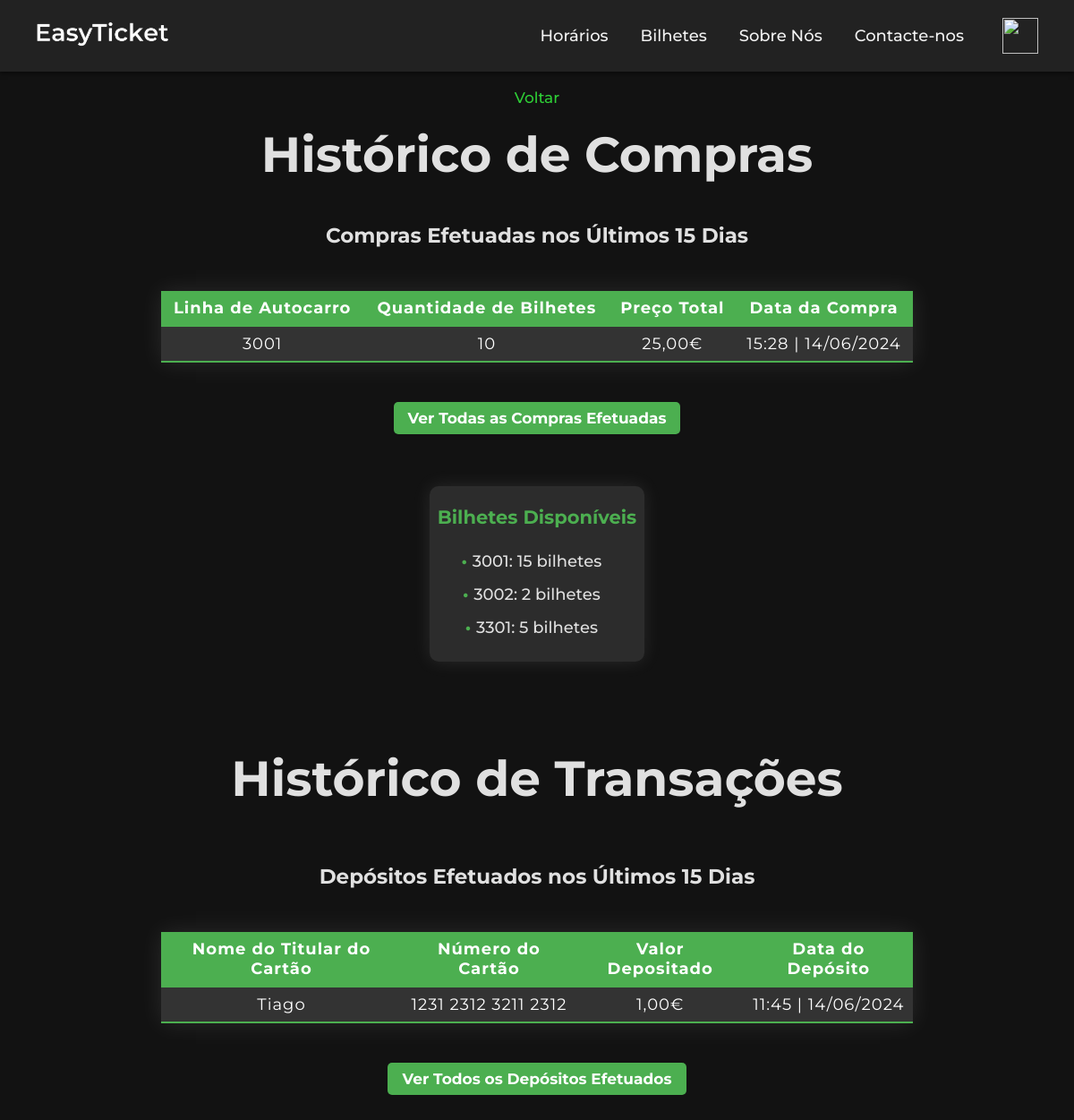
The page /historico_compras.php (signed in) on the database its author committed.
### tables this page shows
CREATE TABLE `compra_bilhete` (
  `id_compra` int(11) NOT NULL,
  `id_bilhete` int(11) NOT NULL,
  `id_utilizador` int(11) NOT NULL,
  `data_compra` datetime NOT NULL,
  `metodo_pagamento` set('MBWAY','Paypal','Payshop','Cartão de Crédito') NOT NULL,
  `status_pagamento` set('Comprado','Cancelado') NOT NULL DEFAULT 'Comprado',
  `preco_compra` double NOT NULL,
  `quantidade_bilhetes` int(11) NOT NULL
);

CREATE TABLE `bilhetes` (
  `id_bilhete` int(11) NOT NULL,
  `linha_autocarro` int(4) NOT NULL,
  `preco_bilhete` double NOT NULL
);

CREATE TABLE `totalbilhetesporlinha` (
  `id_utilizador` int(11) NOT NULL,
  `id_bilhete` int(11) NOT NULL,
  `total_bilhetes` int(11) NOT NULL DEFAULT 0
);

CREATE TABLE `depositos_utilizador` (
  `id_deposito` int(11) NOT NULL,
  `id_utilizador` int(11) NOT NULL,
  `nome_titular_cartao` varchar(100) NOT NULL,
  `numero_cartao` varchar(20) NOT NULL,
  `data_validade_cartao` varchar(5) NOT NULL,
  `cvv` varchar(4) NOT NULL,
  `valor_depositado` decimal(10,2) NOT NULL,
  `data_deposito` timestamp NOT NULL DEFAULT current_timestamp()
);

### historico_compras.php (the view, shortened to what this page needs)
<?php
if ($_SESSION['tipo_utilizador'] == 'admin') {
    require_once('menu.php');
} elseif ($_SESSION['tipo_utilizador'] == 'user') {
    require_once('menu2.php');
} elseif ($_SESSION['tipo_utilizador'] == 'semregisto') {
    require_once('menu3.php');
}
require_once('ligarbd.php');
$todas_compras = isset($_GET['todas']) && $_GET['todas'] == '1';
if ($todas_compras) {
    $consulta_compras = "SELECT compra_bilhete.data_compra, compra_bilhete.preco_compra, compra_bilhete.quantidade_bilhetes, compra_bilhete.status_pagamento, bilhetes.linha_autocarro
                         FROM compra_bilhete
                         INNER JOIN bilhetes ON compra_bilhete.id_bilhete = bilhetes.id_bilhete
                         WHERE compra_bilhete.id_utilizador = ?
                         ORDER BY compra_bilhete.data_compra DESC";
} else {
    $consulta_compras = "SELECT compra_bilhete.data_compra, compra_bilhete.preco_compra, compra_bilhete.quantidade_bilhetes, compra_bilhete.status_pagamento, bilhetes.linha_autocarro
                         FROM compra_bilhete
                         INNER JOIN bilhetes ON compra_bilhete.id_bilhete = bilhetes.id_bilhete
                         WHERE compra_bilhete.id_utilizador = ?
                         AND compra_bilhete.data_compra >= DATE_SUB(CURDATE(), INTERVAL 15 DAY)
                         ORDER BY compra_bilhete.data_compra DESC";
}
$stmt = mysqli_prepare($basedados, $consulta_compras);
mysqli_stmt_bind_param($stmt, "i", $_SESSION['id_utilizador']);
mysqli_stmt_execute($stmt);
$resultado_compras = mysqli_stmt_get_result($stmt);
$consulta_quantidade_bilhetes = "
    SELECT bilhetes.linha_autocarro, totalbilhetesporlinha.id_bilhete, totalbilhetesporlinha.total_bilhetes
    FROM totalbilhetesporlinha
    INNER JOIN bilhetes ON totalbilhetesporlinha.id_bilhete = bilhetes.id_bilhete
    WHERE totalbilhetesporlinha.id_utilizador = ?
";
$stmt_quantidade_bilhetes = mysqli_prepare($basedados, $consulta_quantidade_bilhetes);
mysqli_stmt_bind_param($stmt_quantidade_bilhetes, "i", $_SESSION['id_utilizador']);
mysqli_stmt_execute($stmt_quantidade_bilhetes);
$resultado_quantidade_bilhetes = mysqli_stmt_get_result($stmt_quantidade_bilhetes);
$consulta_transacoes = "
    SELECT * FROM depositos_utilizador
    WHERE id_utilizador = ?
    ORDER BY data_deposito DESC
";
$stmt_transacoes = mysqli_prepare($basedados, $consulta_transacoes);
mysqli_stmt_bind_param($stmt_transacoes, "i", $_SESSION['id_utilizador']);
mysqli_stmt_execute($stmt_transacoes);
$resultado_transacoes = mysqli_stmt_get_result($stmt_transacoes);
?>
<html>
<head>
    <link href="style.css" rel="stylesheet" type="text/css">
</head>
<body>
<center>
        <br>
        <a href="compra_bilhetes.php">Voltar</a>
        <br>
        <h1>Histórico de Compras</h1>
        <br>
        <?php
            if (mysqli_num_rows($resultado_compras) > 0) {
                if (!$todas_compras) {
                    echo "<br><h3>Compras Efetuadas nos Últimos 15 Dias</h3>";
                } else {
                    echo "<br><h3>Todas as Compras Efetuadas</h3>";
                }
                echo "<br><br>";
                echo "<table>";
                echo "<tr>";
                echo "<th>Linha de Autocarro</th>";
                echo "<th>Quantidade de Bilhetes</th>";
                echo "<th>Preço Total</th>";
                echo "<th>Data da Compra</th>";
                echo "</tr>";
                while ($compra = mysqli_fetch_assoc($resultado_compras)) {
                    echo "<tr>";
                    echo "<td>" . $compra['linha_autocarro'] . "</td>";
                    echo "<td>" . $compra['quantidade_bilhetes'] . "</td>";
                    echo "<td>" . number_format($compra['preco_compra'], 2, ',', '.') . "€</td>";
                    echo "<td>" . date("H:i | d/m/Y", strtotime($compra['data_compra'])) . "</td>";
                    echo "</tr>";
                }
                echo "</table>";
            }
            if ($todas_compras) {
                echo "<br><a href='historico_compras.php' class='link-compras'>Ver Apenas as Compras Efetuadas nos Últimos 15 Dias</a>";
            } else {
                echo "<br><a href='historico_compras.php?todas=1' class='link-compras'>Ver Todas as Compras Efetuadas</a>";
            }
            ?>
        <br><br><br>
        <div class="historico-compras">
            <?php
            $bilhetes_disponiveis = false;
            if (mysqli_num_rows($resultado_quantidade_bilhetes) > 0) {
                while ($quantidade_bilhetes = mysqli_fetch_assoc($resultado_quantidade_bilhetes)) {
                    if ($quantidade_bilhetes['total_bilhetes'] > 0) {
                        $bilhetes_disponiveis = true;
                        break;
                    }
                }
                mysqli_data_seek($resultado_quantidade_bilhetes, 0);
            }
            if ($bilhetes_disponiveis) {
                echo "<h1 class='titulo-bilhetes-disponiveis'><a href='bilhetes_utilizador.php?id_utilizador={$_SESSION['id_utilizador']}'>Bilhetes Disponíveis</a></h1>";
            } else {
                echo "<h1 class='titulo-bilhetes-disponiveis'><a href='' onclick='return false;'>Bilhetes Disponíveis</a></h1>";
            }
            ?>
            <ul class="lista-linhas">
                <?php
                if (mysqli_num_rows($resultado_quantidade_bilhetes) > 0) {
                    while ($quantidade_bilhetes = mysqli_fetch_assoc($resultado_quantidade_bilhetes)) {
                        if ($quantidade_bilhetes['total_bilhetes'] == 0 || empty($quantidade_bilhetes['total_bilhetes'])) {
                        } else {
                            echo "<li class='linha'>" . $quantidade_bilhetes['linha_autocarro'] . ": " . $quantidade_bilhetes['total_bilhetes'] . " bilhetes</li>";
                        }
                    }
                } else {
                    echo "<p>Sem Bilhetes Disponíveis</p>";
                }
                ?>
            </ul>
            <br>
        </div>
        <br><br><br>
        <h1 id="historico-transacoes">Histórico de Transações</h1>
        <div class="historico-transacoes">
        <?php
            $todos_depositos = isset($_GET['todos_depositos']) && $_GET['todos_depositos'] == '1';
            if (mysqli_num_rows($resultado_transacoes) > 0) {
                if (!$todos_depositos) {
                    echo "<br><br><br><h3>Depósitos Efetuados nos Últimos 15 Dias</h3><br><br>";
                } else {
                    echo "<br><br><br><h3>Todos os Depósitos Efetuados</h3><br><br>";
                }
                echo "<table>";
                echo "<tr>";
                echo "<th>Nome do Titular do Cartão</th>";
                echo "<th>Número do Cartão</th>";
                echo "<th>Valor Depositado</th>";
                echo "<th>Data do Depósito</th>";
                echo "</tr>";
                while ($transacao = mysqli_fetch_assoc($resultado_transacoes)) {
                    echo "<tr>";
                    echo "<td>" . htmlspecialchars($transacao['nome_titular_cartao']) . "</td>";
                    echo "<td>" . htmlspecialchars($transacao['numero_cartao']) . "</td>";
                    echo "<td>" . number_format($transacao['valor_depositado'], 2, ',', '.') . "€</td>";
                    echo "<td>" . date("H:i | d/m/Y", strtotime($transacao['data_deposito'])) . "</td>";
                    echo "</tr>";
                }
                echo "</table>";
            }
            if ($todos_depositos) {
                echo "<br><a href='historico_compras.php#historico-transacoes' class='link-compras'>Ver Apenas os Depósitos Efetuados nos Últimos 15 Dias</a>";
            } else {
                echo "<br><a href='historico_compras.php?todos_depositos=1#historico-transacoes' class='link-compras'>Ver Todos os Depósitos Efetuados</a>";
            }
            ?>
        </div>
        <br><br>
    </center>
</body>
</html>

### style_navbar.css (style rules this page uses)
body { font-family: Arial, sans-serif; font-weight: 500; margin: 0; padding: 0; background-color: #1a1a1a; color: #f4f4f4; }
* { margin: 0; padding: 0; box-sizing: border-box; font-family: 'Montserrat', sans-serif; user-select: none; -moz-user-select: none; -webkit-user-select: none; -ms-user-select: none; -webkit-user-drag: none; -khtml-user-drag: none; -moz-user-drag: none; -o-user-drag: none; }
@media screen and (max-width: 1919px) and (min-width: 501px) { h1 { font-size: 50px; margin-top: 20px; } }
@media screen and (max-width: 1919px) and (min-width: 501px) { body { font-family: Arial, sans-serif; font-weight: 500; margin: 0; padding: 0; background-color: #1a1a1a; color: #f4f4f4; } }
@media screen and (max-width: 1919px) and (min-width: 501px) { a { color: #2ece36; font-weight: 500; font-size: 20px; text-decoration: none; transition: color 0.3s ease; } }

### style.css (style rules this page uses)
* { user-select: none; -moz-user-select: none; -webkit-user-select: none; -ms-user-select: none; -webkit-user-drag: none; -khtml-user-drag: none; -moz-user-drag: none; -o-user-drag: none; margin: 0; padding: 0; box-sizing: border-box; font-family: 'Montserrat', sans-serif; }
@media screen and (max-width: 1919px) and (min-width: 501px) { h1 { font-size: 55px; margin-top: 20px; text-align: center; } }
@media screen and (max-width: 1919px) and (min-width: 501px) { h3 { margin-top: 5px; margin-bottom: 10px; font-size: 23px; } }
@media screen and (max-width: 1919px) and (min-width: 501px) { body { font-family: Arial, sans-serif; font-weight: 500; margin: 0; padding: 0; background-color: #1a1a1a; color: #f4f4f4; } }
@media screen and (max-width: 1919px) and (min-width: 501px) { a { color: #2ece36; font-weight: 500; font-size: 17px; text-decoration: none; transition: color 0.3s ease; } }
@media screen and (max-width: 1919px) and (min-width: 501px) { table { margin: 0 auto; border-collapse: separate; border-spacing: 15px; font-size: 18px; text-align: center; letter-spacing: 1px; vertical-align: middle; width: auto; } }
@media screen and (max-width: 1919px) and (min-width: 501px) { td { border-radius: 5px; background-color: rgb(51, 51, 51); padding: 10px; color: white; } }

### historico_compras.php (style rules this page uses)
@media screen and (max-width: 1919px) and (min-width: 501px) { table { width: 70%; margin: auto; border-collapse: collapse; text-align: center; box-shadow: 0 0 25px rgba(255, 255, 255, 0.1); } }
@media screen and (max-width: 1919px) and (min-width: 501px) { th, td { padding: 8px; border-bottom: 2px solid #4CAF50; border-radius: 0px; } }
@media screen and (max-width: 1919px) and (min-width: 501px) { th { background-color: #4CAF50; color: white; } }
@media screen and (max-width: 1919px) and (min-width: 501px) { td { background-color: #333333; color: white; } }
@media screen and (max-width: 1919px) and (min-width: 501px) { body { background-color: #121212; color: #E0E0E0; } }
@media screen and (max-width: 1919px) and (min-width: 501px) { .historico-compras { width: 20%; margin: 20px auto; padding: 2px; background-color: #2C2C2C; box-shadow: 0 0 20px rgba(250, 250, 250, 0.1); border-radius: 10px; text-align: center; } }
@media screen and (max-width: 1919px) and (min-width: 501px) { .titulo-bilhetes-disponiveis { margin-bottom: 20px; } }
@media screen and (max-width: 1919px) and (min-width: 501px) { .historico-compras a { font-size: 21px; color: #4CAF50; text-decoration: none; font-weight: bold; } }
@media screen and (max-width: 1919px) and (min-width: 501px) { .lista-linhas { list-style-type: none; padding: 1; margin: -10; } }
@media screen and (max-width: 1919px) and (min-width: 501px) { .linha { margin: 15px 0; font-size: 18px; color: #E0E0E0; } }
@media screen and (max-width: 1919px) and (min-width: 501px) { .linha::before { content: "\2022"; color: #4CAF50; font-weight: bold; display: inline-block; width: 1em; margin-left: -1em; } }
@media screen and (max-width: 1919px) and (min-width: 501px) { a.link-compras { display: inline-block; padding: 8px 16px; margin-top: 25px; background-color: #4CAF50; color: white; text-decoration: none; border-radius: 5px; font-weight: bold; transition: background-color 0.3s, color 0.3s; } }

### rows shown on the page
compra_bilhete: id_bilhete.linha_autocarro "3001", quantidade_bilhetes "10", preco_compra "25,00", data_compra "15:28 | 14/06/2024"
totalbilhetesporlinha: id_bilhete.linha_autocarro "3001", total_bilhetes "15"
totalbilhetesporlinha: id_bilhete.linha_autocarro "3002", total_bilhetes "2"
totalbilhetesporlinha: id_bilhete.linha_autocarro "3301", total_bilhetes "5"
depositos_utilizador: nome_titular_cartao "Tiago", numero_cartao "1231 2312 3211 2312", valor_depositado "1,00", data_deposito "11:45 | 14/06/2024"
